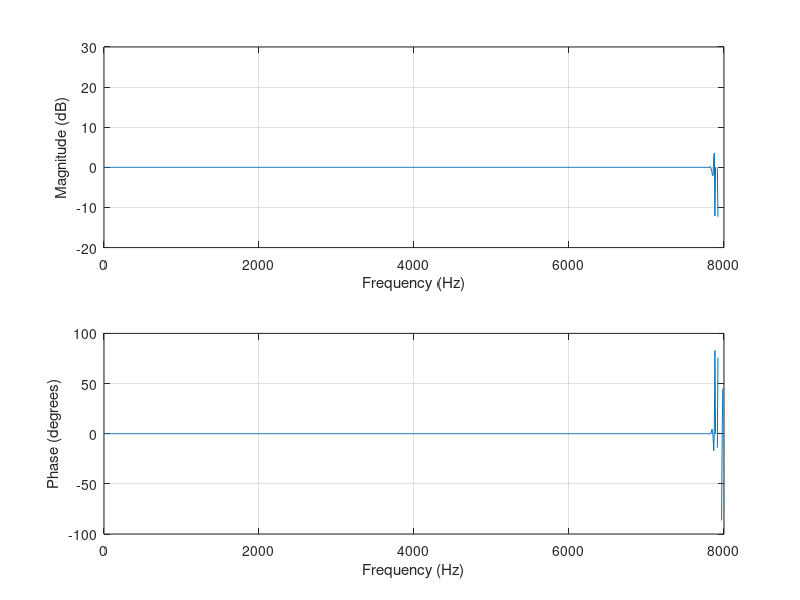

Write MATLAB code to recreate this figure.

F_Sample = 16000;
F_Cutoff = 8000; 
order = 10;

Wn = F_Cutoff / (F_Sample / 2);

[b, a] = butter(order, Wn);

freqz(b, a, 1024, F_Sample);
